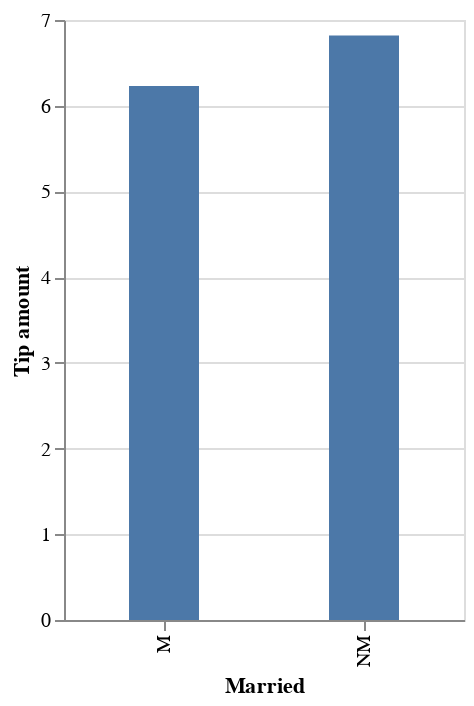

Notebook source saved alongside this figure:
### Code cell
# Tip on Married and Non-Married
df = pd.read_csv('Haircut_Tip_Amounts.csv.xls')
df['Married'] = df['Married'].replace({
    'Kid': 'NM'
})

df['Tip amount'] = df['Tip amount'].replace({
    '3,5': 4,
    '4,5': 5
})

df['Tip amount']=df['Tip amount'].astype(int)
df = df.groupby('Married', as_index=False)[['Tip amount']].mean()

alt.Chart(df).mark_bar(size=35).encode(
    x='Married',
    y='Tip amount',
    tooltip=['Tip amount']).properties(width=200)

### Figure 1 — Vega-Lite specification as saved in the notebook (floating-point values rounded to 4 significant figures)
{"config": {"view": {"continuousWidth": 400, "continuousHeight": 300}}, "data": {"name": "data-524aee2c577a6671c20e06bc3f3011d1"}, "mark": {"type": "bar", "size": 35}, "encoding": {"tooltip": [{"field": "Tip amount", "type": "quantitative"}], "x": {"field": "Married", "type": "nominal"}, "y": {"field": "Tip amount", "type": "quantitative"}}, "width": 200, "$schema": "https://vega.github.io/schema/vega-lite/v4.17.0.json", "datasets": {"data-524aee2c577a6671c20e06bc3f3011d1": [{"Married": "M", "Tip amount": 6.231}, {"Married": "NM", "Tip amount": 6.818}]}}
